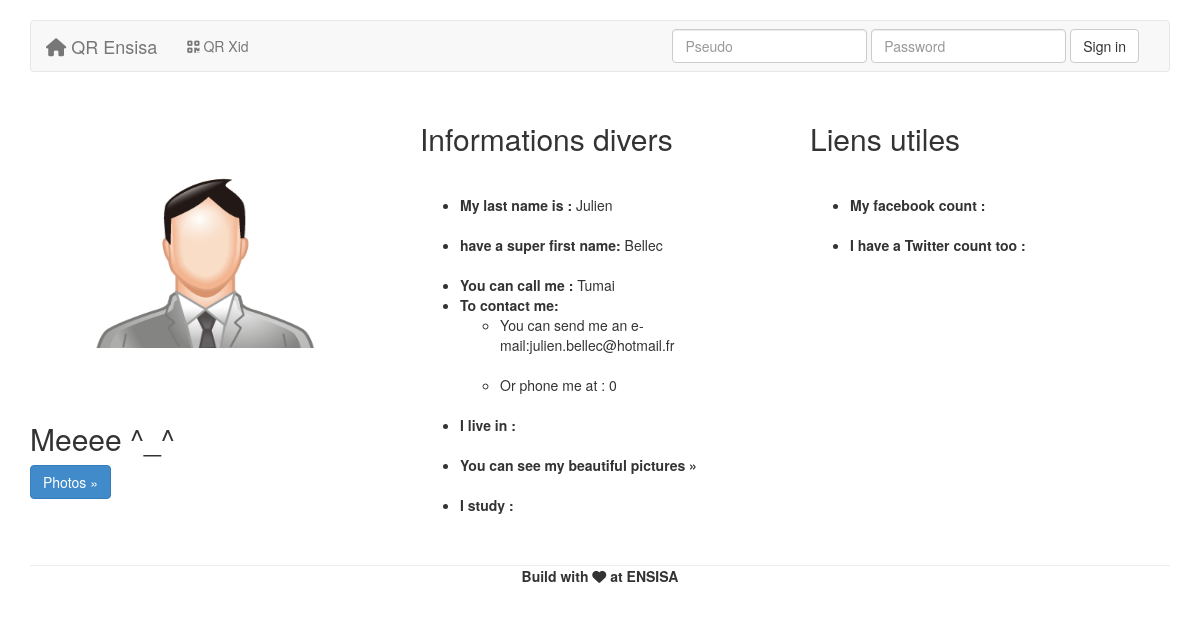
The app's page /profil.php?pseudo=tumai, older data.
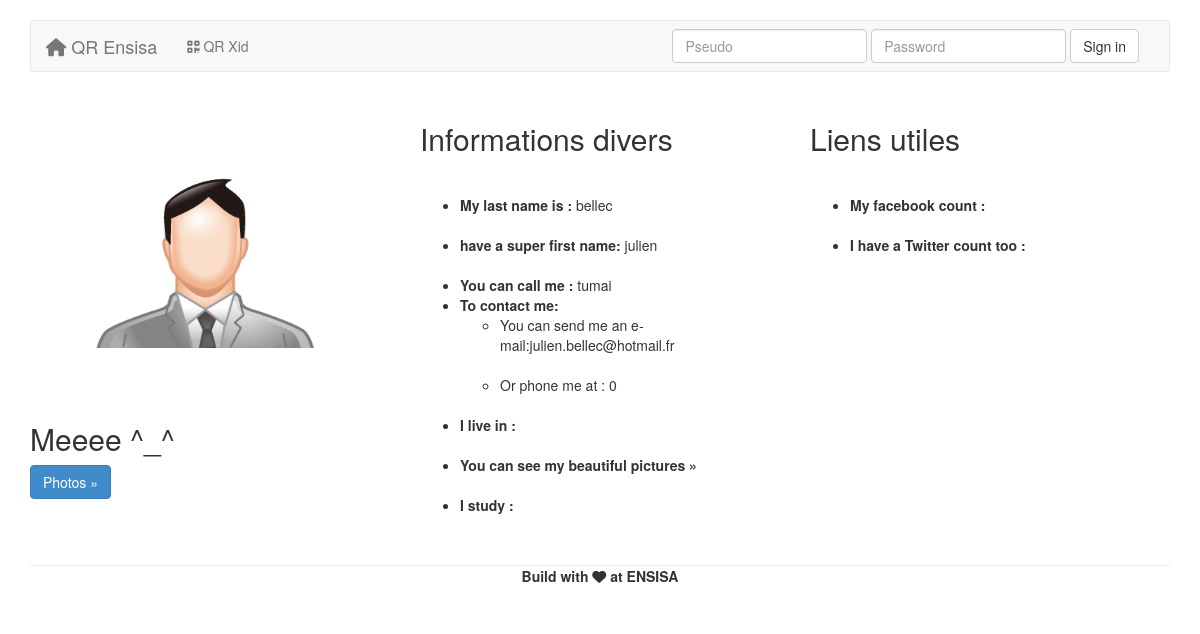
The same page, newer data.
### tables this page shows
CREATE TABLE IF NOT EXISTS `user` (
  `id` int(255) NOT NULL AUTO_INCREMENT,
  `admin` tinyint(1) DEFAULT NULL,
  `name` varchar(255) NOT NULL,
  `lastname` varchar(255) NOT NULL,
  `pseudo` varchar(255) NOT NULL,
  `email` varchar(255) NOT NULL,
  `password` varchar(255) NOT NULL,
  `phone` int(11) NOT NULL,
  `adress` varchar(255) NOT NULL,
  `photos` varchar(255) NOT NULL,
  `network` varchar(255) NOT NULL,
  `promo` varchar(255) NOT NULL,
  `lienf` varchar(255) NOT NULL,
  `lient` varchar(255) NOT NULL,
  PRIMARY KEY (`id`),
  UNIQUE KEY `pseudo` (`pseudo`)
);

### profil.php (the view, shortened to what this page needs)
<?php include 'includes/header.php';
 include 'includes/navbar.php';
  include 'includes/mysql.php'; ?>
      <div class="container">
      <div class="row">
        <div class="col-lg-4">
          <img class="img-circle" src="image/img.png" alt="Generic placeholder image">
          <h2>Meeee ^_^</h2>
          <p><a class="btn btn-primary" href="photoprofil.php" role="button">Photos &raquo;</a></p>
        </div>
        <div class="col-lg-4">
          <h2>Informations divers</h2>
          <p>
            <?php
             $req = $connect->prepare('SELECT * FROM user Where pseudo = ?');
             $req->execute(array($_GET['pseudo']));
             while ($donnees = $req->fetch())
                {
                    ?>
                        <p>
                            <ul>
                               <li><strong>My last name is : </strong><?php echo $donnees['name']; ?></li><br />
                               <li><strong> have a super first name:</strong> <?php echo $donnees['lastname']; ?></li></br>
                               <li><strong>You can call me : </strong><?php echo $donnees['pseudo'];?></br>
        					             <li><strong>To contact me:</strong> </br>
					                  <ul>
              					       <li>You can send me an e-mail:</strong><?php echo $donnees['email'];?></li></br>
              					       <li>Or phone me at : </strong><?php echo $donnees['phone'];?></li><br/>
						                </ul>
                    					   <li><strong>I live in : </strong><?php echo $donnees['adress'];?></li><br/>
                    					   <li><strong>You can see my beautiful pictures &raquo; <?php echo $donnees ['photos'];?></li></br>
                    					   <li><strong>I study :</strong> <?php echo $donnees ['network'];?></li>
					                  </ul>
                         </p></br>
                    <?php
                }
             ?>
          </p>
        </div>
        <div class="col-lg-4">
          <h2>Liens utiles</h2>
              		   <?php
                           $req = $connect->prepare('SELECT * FROM user Where pseudo = ?');
                           $req->execute(array($_GET['pseudo']));
                           while ($donnees = $req->fetch())
                              {
                     ?>
                                      <p>
              			                         <ul>
              		                                <li> My facebook count : <?php echo $donnees['lienf'];?></li> </br>
                                                  <li> I have a Twitter count too : <?php echo $donnees['lient']; ?></li><br />
              					                     </ul>
              			 <?php
                              }
                      ?>
			                               </p>
        </div>
      </div>
	  </div>
<?php include 'includes/footer.php' ?>

### includes/header.php (shortened to what this page needs)
<!DOCTYPE html>
<html lang="fr">
    <head>
        <link href="css/projet.css" rel="stylesheet">
        <link href="css/image.css" rel="stylesheet">
        <link href="css/bootstrap.min.css" rel="stylesheet">
        <link rel="stylesheet" href="lib/font-awesome-4.1.0/css/font-awesome.min.css">

### includes/navbar.php (shortened to what this page needs)
</head>
<body>
    <div class="container">
        <div class="navbar navbar-default" role="navigation">
            <div class="container-fluid">
                <div class="navbar-header">
                    <a class="navbar-brand" href="index.php"><i class="fa fa-home"></i>  QR Ensisa</a>
                </div>
                <div class="navbar-collapse collapse">
                    <ul class="nav navbar-nav">
                        <li><a href="qrxid.php"><i class="fa fa-qrcode"></i> QR Xid</a></li>
                    </ul>
                    <ul class="nav navbar-nav navbar-right">
						<?php
							if(!isset($_SESSION['pseudo'])){
								include ("navbar_connect.php");
							}
						?>
                    </ul>
                </div>
            </div>
        </div>
    </div>

### includes/navbar_connect.php
<div class="navbar-collapse collapse">
    <form class="navbar-form navbar-right"  method="post" action="includes/act_login.php">
        <div class="form-group">
			<input type="text" placeholder="Pseudo" name="pseudo" id="pseudo" class="form-control">
        </div>
        <div class="form-group">
            <input type="password" placeholder="Password" name="password" id="password" class="form-control">
        </div>
			<button type="submit" class="btn btn-default">Sign in</button>
    </form>
</div>

### includes/footer.php (shortened to what this page needs)
        <div class="container">
            <div class="footer">
                <p>Build with <i class="fa fa-heart"></i> at ENSISA</p>
            </div>
        </div>
    </body>
</html>

### css/projet.css (style rules this page uses)
form { max-width: 500px; min-width: 50px; }
.container { max-width: 100%; min-width: 50px; padding-bottom : 10px; }
.footer { text-align : center; border-top: 1px solid #eee; }
body { padding-top: 20px; padding-bottom: 20px; }
.navbar { margin-bottom: 20px; }

### css/image.css (style rules this page uses)
img { width: 350px; height: 300px; }

Row changes from the older to the newer data that the page shows:
removed user: name "Julien", lastname "Bellec", pseudo "Tumai", email "julien.bellec@hotmail.fr", phone "0"
added user: name "bellec", lastname "julien", pseudo "tumai", email "julien.bellec@hotmail.fr", phone "0"
